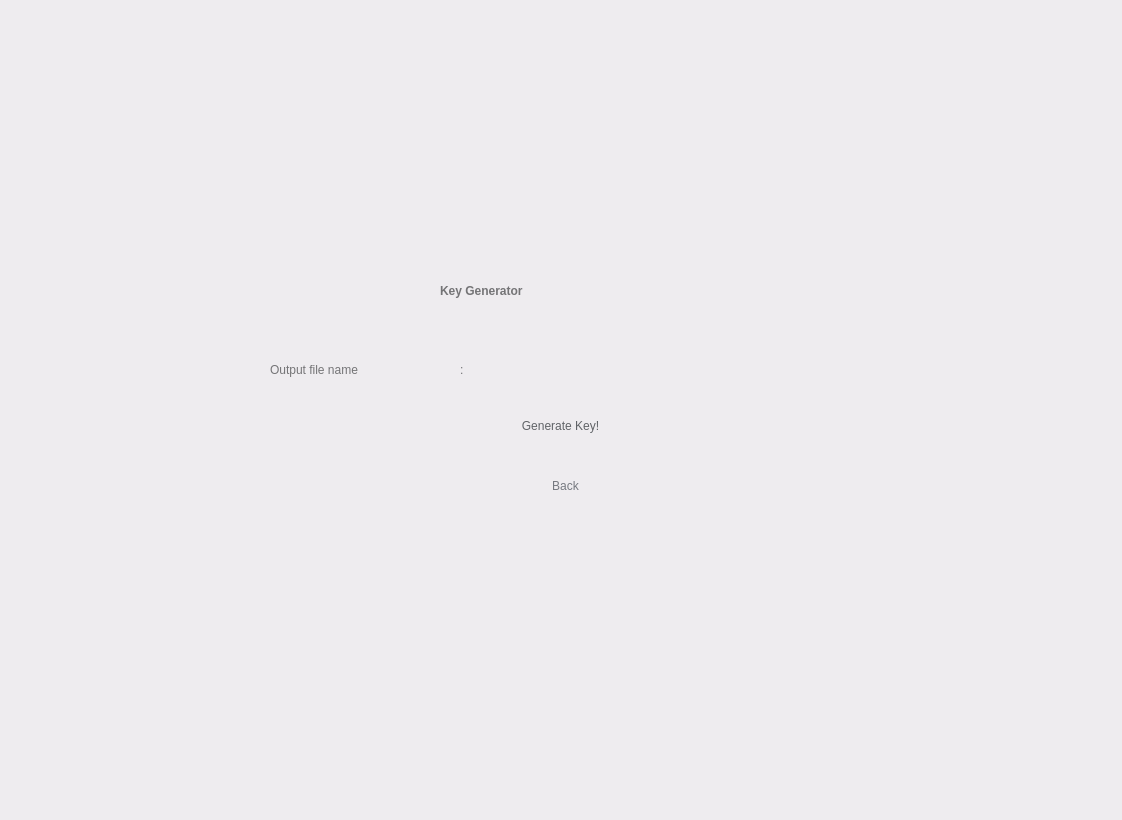
<?xml version="1.0" encoding="UTF-8"?>
<ui version="4.0">
 <class>Widget</class>
 <widget class="QWidget" name="Widget">
  <property name="geometry">
   <rect>
    <x>0</x>
    <y>0</y>
    <width>1122</width>
    <height>820</height>
   </rect>
  </property>
  <property name="windowTitle">
   <string>Widget</string>
  </property>
  <property name="styleSheet">
   <string notr="true">background-color: rgb(238, 236, 239);</string>
  </property>
  <widget class="QWidget" name="widget1" native="true">
   <property name="geometry">
    <rect>
     <x>0</x>
     <y>0</y>
     <width>1121</width>
     <height>821</height>
    </rect>
   </property>
   <property name="styleSheet">
    <string notr="true">QWidget#widget1 {background-color: rgb(246, 245, 247);};

</string>
   </property>
   <widget class="QPushButton" name="goButton">
    <property name="geometry">
     <rect>
      <x>480</x>
      <y>400</y>
      <width>161</width>
      <height>51</height>
     </rect>
    </property>
    <property name="styleSheet">
     <string notr="true">font: 17pt &quot;Product Sans&quot;;
color: rgb(96, 99, 103);
border-radius: 25px;
</string>
    </property>
    <property name="text">
     <string>Generate Key!</string>
    </property>
   </widget>
   <widget class="QPushButton" name="backButton">
    <property name="geometry">
     <rect>
      <x>530</x>
      <y>470</y>
      <width>71</width>
      <height>31</height>
     </rect>
    </property>
    <property name="styleSheet">
     <string notr="true">font: 12pt &quot;Product Sans&quot;;
color: rgb(118, 121, 128);
background-color: rgba(255, 255, 255, 0);
border-radius: 15px;
</string>
    </property>
    <property name="text">
     <string>Back</string>
    </property>
   </widget>
   <widget class="QLineEdit" name="outputKeyFileField">
    <property name="geometry">
     <rect>
      <x>480</x>
      <y>350</y>
      <width>291</width>
      <height>31</height>
     </rect>
    </property>
    <property name="styleSheet">
     <string notr="true">border-radius: 2px;
padding-left: 10px;
color: rgb(116, 116, 118);
</string>
    </property>
   </widget>
   <widget class="QLabel" name="label_31">
    <property name="geometry">
     <rect>
      <x>270</x>
      <y>360</y>
      <width>171</width>
      <height>20</height>
     </rect>
    </property>
    <property name="styleSheet">
     <string notr="true">background-color: rgba(255, 255, 255, 0);
font: 15pt &quot;Product Sans&quot;;
color: rgb(116, 116, 118);</string>
    </property>
    <property name="text">
     <string>Output file name</string>
    </property>
    <property name="alignment">
     <set>Qt::AlignLeading|Qt::AlignLeft|Qt::AlignVCenter</set>
    </property>
   </widget>
   <widget class="QLabel" name="label_30">
    <property name="geometry">
     <rect>
      <x>460</x>
      <y>360</y>
      <width>16</width>
      <height>20</height>
     </rect>
    </property>
    <property name="styleSheet">
     <string notr="true">background-color: rgba(255, 255, 255, 0);
font: 15pt &quot;Product Sans&quot;;
color: rgb(116, 116, 118);</string>
    </property>
    <property name="text">
     <string>:</string>
    </property>
    <property name="alignment">
     <set>Qt::AlignLeading|Qt::AlignLeft|Qt::AlignVCenter</set>
    </property>
   </widget>
   <widget class="QLabel" name="label_3">
    <property name="geometry">
     <rect>
      <x>440</x>
      <y>270</y>
      <width>241</width>
      <height>41</height>
     </rect>
    </property>
    <property name="styleSheet">
     <string notr="true">background-color: rgba(255, 255, 255, 0);
color: rgb(116, 116, 118);
font: 36pt &quot;Product Sans&quot;;
font-weight: bold;
</string>
    </property>
    <property name="text">
     <string>Key Generator</string>
    </property>
    <property name="alignment">
     <set>Qt::AlignLeading|Qt::AlignLeft|Qt::AlignVCenter</set>
    </property>
   </widget>
  </widget>
 </widget>
 <resources/>
 <connections/>
</ui>
